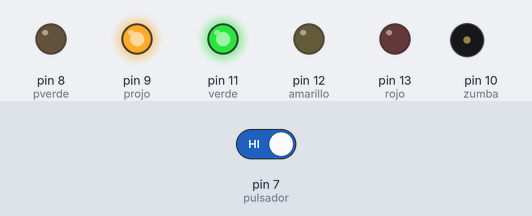
A sketch run on a simulated Arduino Uno, built with avr-gcc and run on an emulated ATmega328P. Shown: output pins drawn as LEDs (lit = HIGH), buzzer (waves = sounding, pin HIGH). The inputs (shaded band) are chosen by the test bench; at power-on: pin 7 (pulsador) HIGH.

Above: at 4.2 s.
4.3 s: pin 7 (pulsador) driven HIGH
5.8 s: pin 7 (pulsador) driven LOW
At 6.5 s:
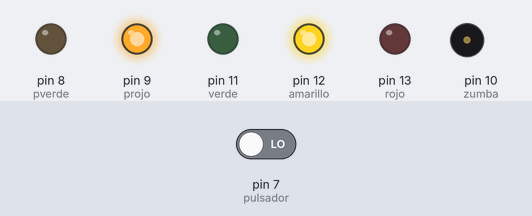
At 10.0 s:
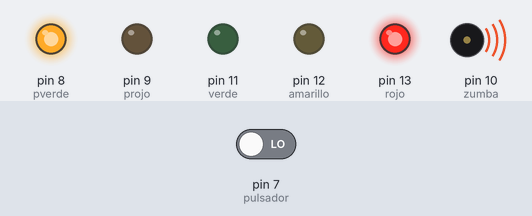
Timing chart, 0 to 16.3 s (numbered marks = the images above; inputs shaded):
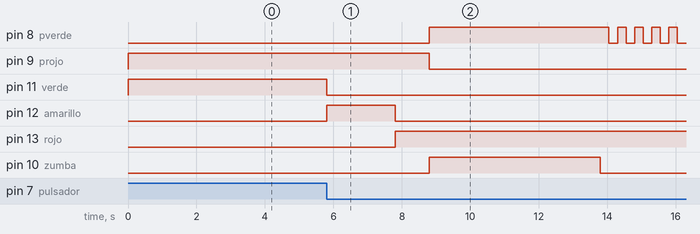

Measured:
- after the input at 4.3 s, every drawn part: stays the same
- after the input at 5.8 s, pin 8 (pverde): LOW → HIGH after 3.0 s, then repeats every 0.50 s: LOW 0.25 s, HIGH 0.25 s; pin 9 (projo): HIGH → LOW after 3.0 s; pin 11 (verde): HIGH → LOW at once; pin 12 (amarillo): LOW → HIGH at once, → LOW 2.0 s later; pin 13 (rojo): LOW → HIGH after 2.0 s

The sketch:

semaforo_pulsador_if.ino
```cpp
////a ver 2 intento con el else funciono
int tiempoCruce = 5000;
int rojo=13;
int amarillo=12;
int verde=11;
int zumba=10;
//semaforo para peatones
int projo= 9; // peatones rojo
int pverde=8; // peatones verde
int pulsador=7;
unsigned long tiempoCambio = 0;

void setup(){
  // semaforo coches
  pinMode(rojo, OUTPUT);       // rojo
  pinMode(amarillo, OUTPUT);   // amarillo
  pinMode(verde, OUTPUT);     // verde
  // semáforo peatones
  pinMode(projo, OUTPUT);     // peatones rojo
  pinMode(pverde, OUTPUT);   // peatones verde
  pinMode(pulsador, INPUT);    // pulsador, cambio de color
  pinMode(zumba, OUTPUT);    //salida sonido
  digitalWrite(verde, HIGH);    // iniciamos con el verde encendido, coche
  digitalWrite(projo, HIGH);    // iniciamos con el rojo encendido, peatón
}
void loop() {
 int estado = digitalRead(pulsador);
 if (estado == LOW && (millis() - tiempoCambio) > 5000 ){
  cambioLuz();
 }
}
void cambioLuz() {
  digitalWrite(verde,LOW);    // verde apagado, coche
  digitalWrite(amarillo, HIGH);  // amarillo encendido, coche
  delay(2000);

  digitalWrite(amarillo, LOW);   // amarillo apagado, coche
  digitalWrite(rojo, HIGH); // rojo encendido, coche
  delay(1000);

  digitalWrite(projo, LOW);   // rojo apagado, peatón
  digitalWrite(pverde, HIGH);  // verde encendido, peatón
    if (pverde == HIGH){           // bucle que se repite 5 veces
       digitalWrite(zumba, HIGH);    // sonido
       delay(200);                      // pausa
       digitalWrite(zumba, LOW);     // silencio
       delay(1000);// pausa
  }else{
    digitalWrite(zumba, HIGH);    // sonido aviso de cruce


   }
  delay(tiempoCruce);
  digitalWrite(zumba, LOW);     // silencio no se cruza


  // parpadeo de la luz verde del peatón
  for (int x=0; x < 10; x++) {
    digitalWrite(pverde, HIGH);
    delay(250);
    digitalWrite(pverde, LOW);
    delay(250);
  }

  digitalWrite(projo, HIGH);    // rojo encendido, peatón
  delay(500);


  digitalWrite(rojo, LOW);    // rojo apagado, coche
  digitalWrite(verde, HIGH);    // verde encendido, coche


  tiempoCambio = millis();
}
```
